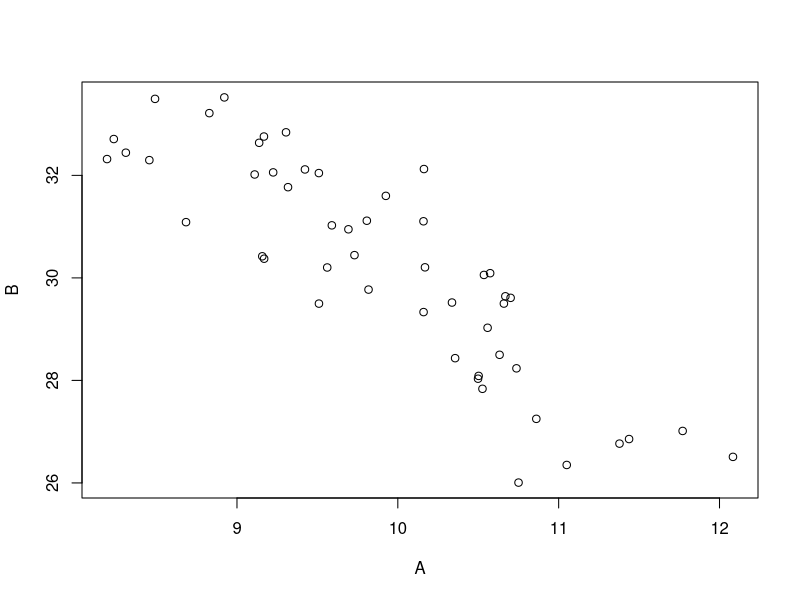
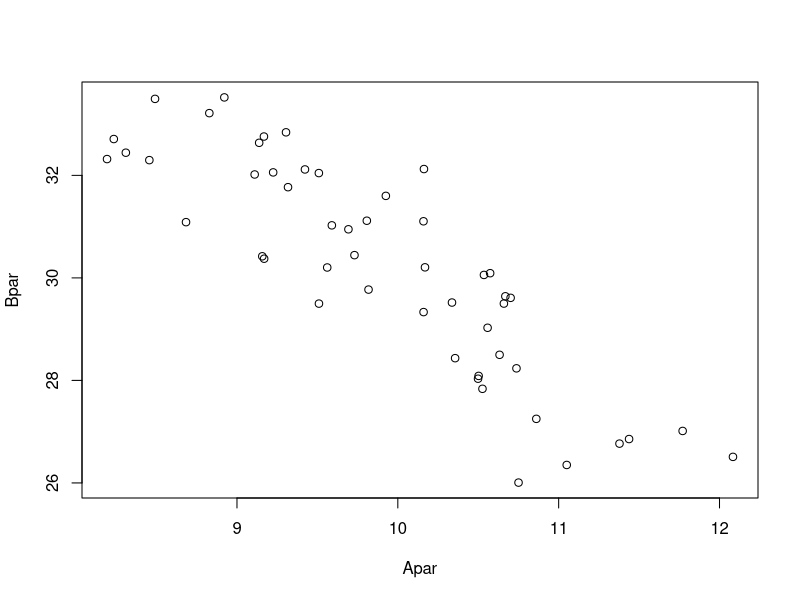
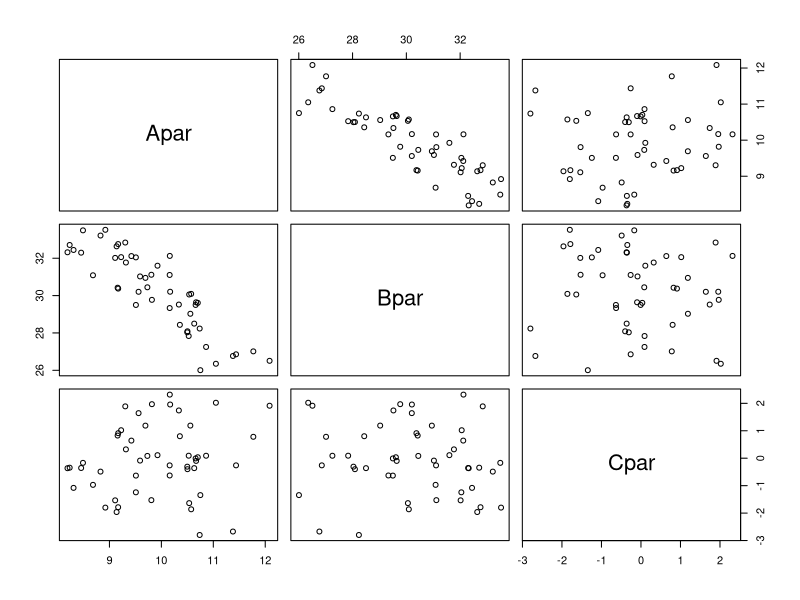
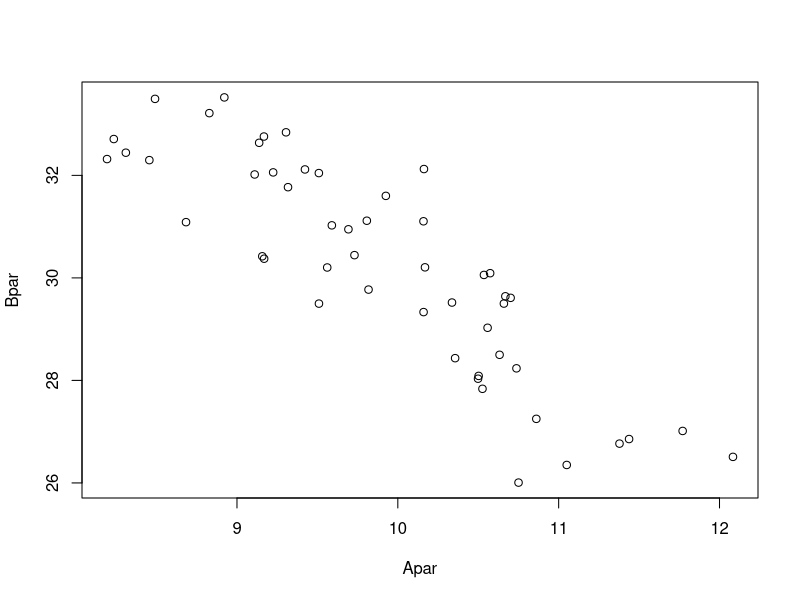
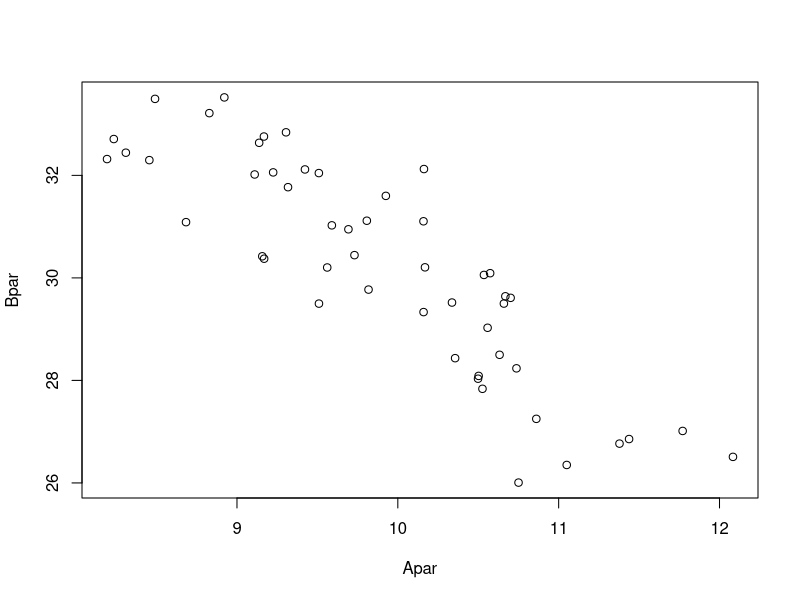
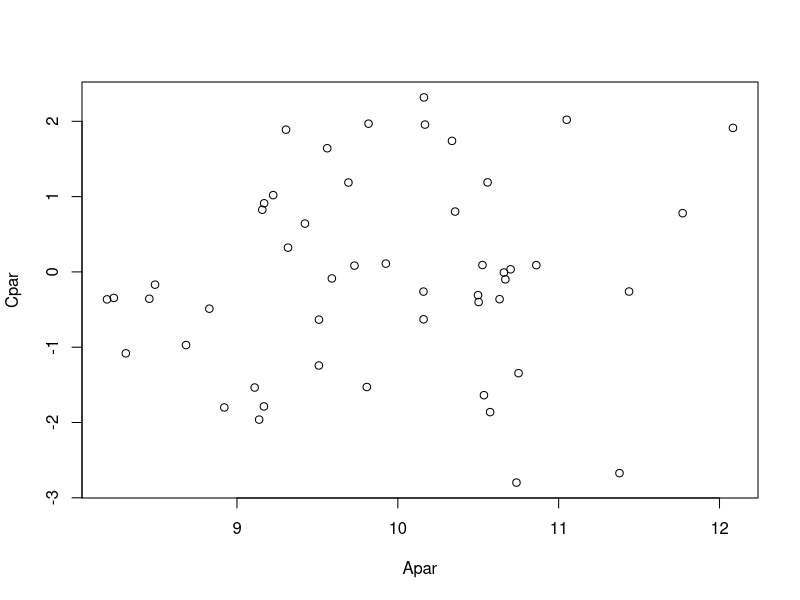

Here is the R script that generated these plots, in order:
## manual page
?cor
## Generate data
A <- rnorm(50, 10)
B <- -2 * A + 50 + rnorm(50, 0, 1)
plot(A, B)
cor(A, B)
## Spearman correlation
cor(A, B,meth = "spearman")
## Data frame

AB <- data.frame(Apar = A, Bpar = B)
plot(AB)

ABC <- data.frame(Apar = A, Bpar = B, Cpar = rnorm(50))
plot(ABC)
## Select two variables with formula
plot(Bpar ~ Apar, ABC)
## Named argument
plot(Bpar ~ Apar, data = ABC)

plot(Cpar ~ Apar, ABC)

## Direct reference of a vector in data.frame
ABC$Cpar

## Regression
AB.lm <- lm(Bpar ~ Apar, data = ABC)
AB.lm
## See summaries
summary(ABC)
summary(AB.lm)
## Weaker model
AC.lm <- lm(Cpar ~ Apar, data = ABC)
summary(AC.lm)
## Multiple regression
ABC.lm <- lm(Bpar ~ Apar + Cpar, data = ABC)
summary(ABC.lm)
